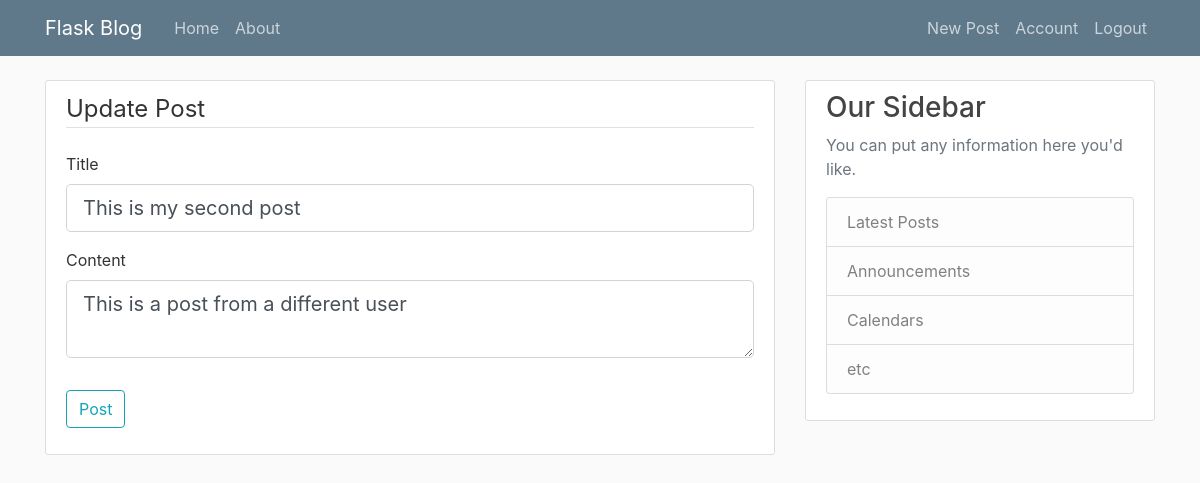
Before: /post/2/update (signed in) with the older database file.
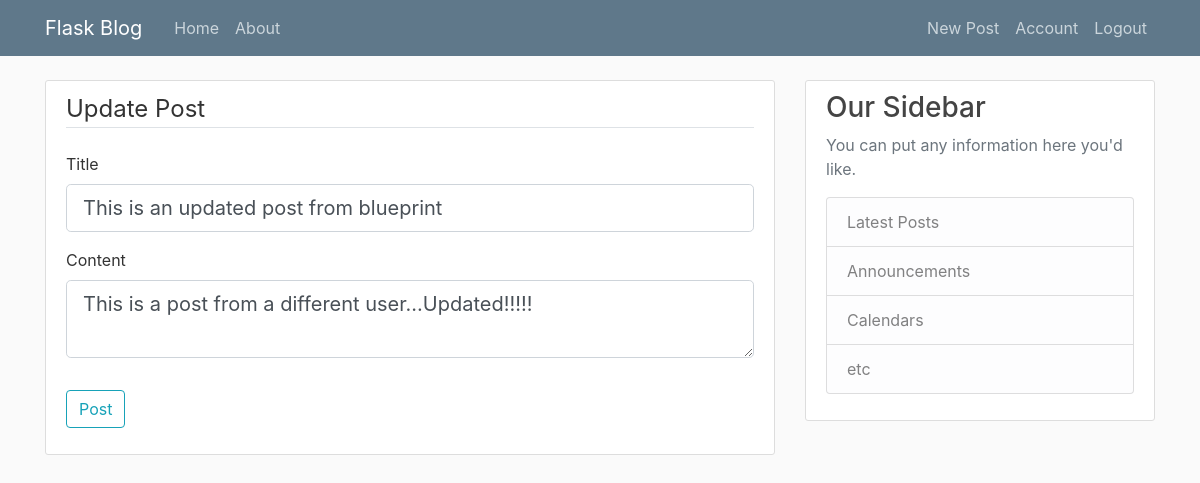
After: the same page with the newer database file.
### flaskblog/models.py (models this page shows, shortened)
class Post(db.Model):
    id = db.Column(db.Integer, primary_key=True)
    title = db.Column(db.String(100), nullable=False)
    date_posted = db.Column(db.DateTime, nullable=False, default=datetime.utcnow)
    content = db.Column(db.Text, nullable=False)
    user_id = db.Column(db.Integer, db.ForeignKey("user.id"), nullable=False)

### flaskblog/posts/routes.py (the view)
@posts.route("/post/<int:post_id>/update", methods=["GET", "POST"])
@login_required
def update_post(post_id):
    post = Post.query.get_or_404(post_id)
    if post.author != current_user:
        abort(403)
    form = PostForm()
    if form.validate_on_submit():
        post.title = form.title.data
        post.content = form.content.data
        db.session.commit()
        flash("Your post has been updated!", "success")
        return redirect(url_for("posts.post", post_id=post.id))
    elif request.method == "GET":
        form.title.data = post.title
        form.content.data = post.content
    return render_template("create_post.html", title="Update Post", form = form, legend="Update Post")

### flaskblog/posts/forms.py
class PostForm(FlaskForm):
    title = StringField("Title", validators=[DataRequired()])
    content = TextAreaField("Content", validators=[DataRequired()])
    submit = SubmitField("Post")

### flaskblog/models.py (called while the page is built)
@login_manager.user_loader
def load_user(user_id):
    return User.query.get(int(user_id))

### flaskblog/templates/create_post.html (shortened to what this page needs)
{% extends "layout.html" %} {% block content%}
<div class="content-section">
  <form method="POST" action="">
    <fieldset class="form-group">
      <legend class="border-bottom mb-4">{{legend}}</legend>
      <div class="form-group">
        {{ form.title.label(class="form-control-label") }} {% if
        form.title.errors %} {{ form.title(class="form-control form-control-lg
        is-invalid") }}
        <div class="invalid-feedback">
          {% for error in form.title.errors %}
          <span>{{ error }}</span>
          {% endfor %}
        </div>
        {% else %} {{ form.title(class="form-control form-control-lg") }} {%
        endif %}
      </div>
      <div class="form-group">
        {{ form.content.label(class="form-control-label") }} {% if
        form.content.errors %} {{ form.content(class="form-control
        form-control-lg is-invalid") }}
        <div class="invalid-feedback">
          {% for error in form.content.errors %}
          <span>{{ error }}</span>
          {% endfor %}
        </div>
        {% else %} {{ form.content(class="form-control form-control-lg") }} {%
        endif %}
      </div>
    </fieldset>
    <div class="form-group">
      {{ form.submit(class="btn btn-outline-info") }}
    </div>
  </form>
</div>
{%endblock content%}

Changed rows visible on the page:
changed Post: title "This is my second post" → "This is an updated post from blueprint"; content "This is a post from a different user" → "This is a post from a different user...Updated!!!!!"
